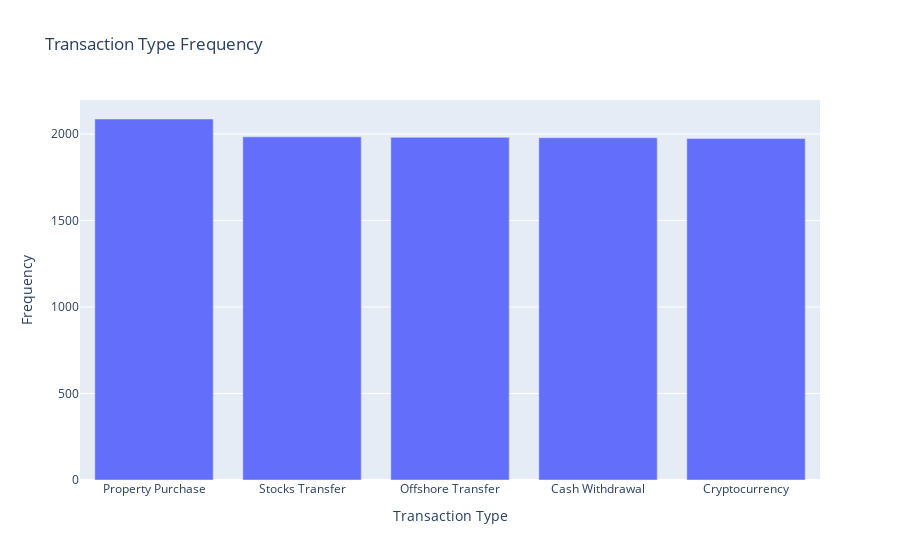
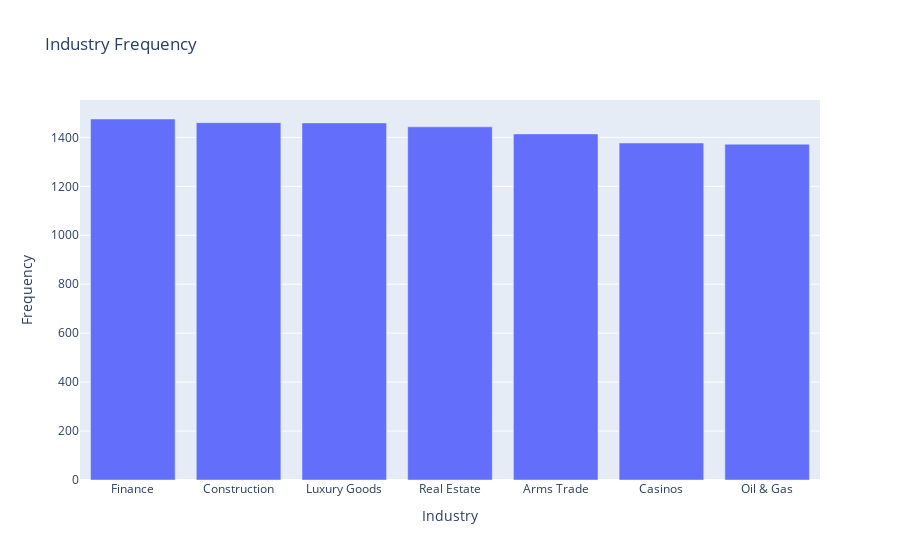

The notebook cell these images were saved under, in order:
### Code cell
fig1 = px.bar(transaction_type_count, x='Transaction Type', y='Frequency', title='Transaction Type Frequency')
fig2 = px.bar(industry_count, x='Industry', y='Frequency', title='Industry Frequency')
fig1.show()
fig2.show()

### Figure 1 — Plotly figure (JSON) as saved in the notebook; plotly's stock layout.template omitted (floating-point values rounded to 4 significant figures)
{"data": [{"alignmentgroup": "True", "hovertemplate": "Transaction Type=%{x}<br>Frequency=%{y}<extra></extra>", "legendgroup": "", "marker": {"color": "#636efa", "pattern": {"shape": ""}}, "name": "", "offsetgroup": "", "orientation": "v", "showlegend": false, "textposition": "auto", "type": "bar", "x": ["Property Purchase", "Stocks Transfer", "Offshore Transfer", "Cash Withdrawal", "Cryptocurrency"], "xaxis": "x", "y": [2086, 1983, 1980, 1978, 1973], "yaxis": "y"}], "layout": {"barmode": "relative", "legend": {"tracegroupgap": 0}, "title": {"text": "Transaction Type Frequency"}, "xaxis": {"anchor": "y", "domain": [0, 1], "title": {"text": "Transaction Type"}}, "yaxis": {"anchor": "x", "domain": [0, 1], "title": {"text": "Frequency"}}}}

### Figure 2 — Plotly figure (JSON) as saved in the notebook; plotly's stock layout.template omitted (floating-point values rounded to 4 significant figures)
{"data": [{"alignmentgroup": "True", "hovertemplate": "Industry=%{x}<br>Frequency=%{y}<extra></extra>", "legendgroup": "", "marker": {"color": "#636efa", "pattern": {"shape": ""}}, "name": "", "offsetgroup": "", "orientation": "v", "showlegend": false, "textposition": "auto", "type": "bar", "x": ["Finance", "Construction", "Luxury Goods", "Real Estate", "Arms Trade", "Casinos", "Oil & Gas"], "xaxis": "x", "y": [1475, 1460, 1459, 1443, 1414, 1377, 1372], "yaxis": "y"}], "layout": {"barmode": "relative", "legend": {"tracegroupgap": 0}, "title": {"text": "Industry Frequency"}, "xaxis": {"anchor": "y", "domain": [0, 1], "title": {"text": "Industry"}}, "yaxis": {"anchor": "x", "domain": [0, 1], "title": {"text": "Frequency"}}}}
